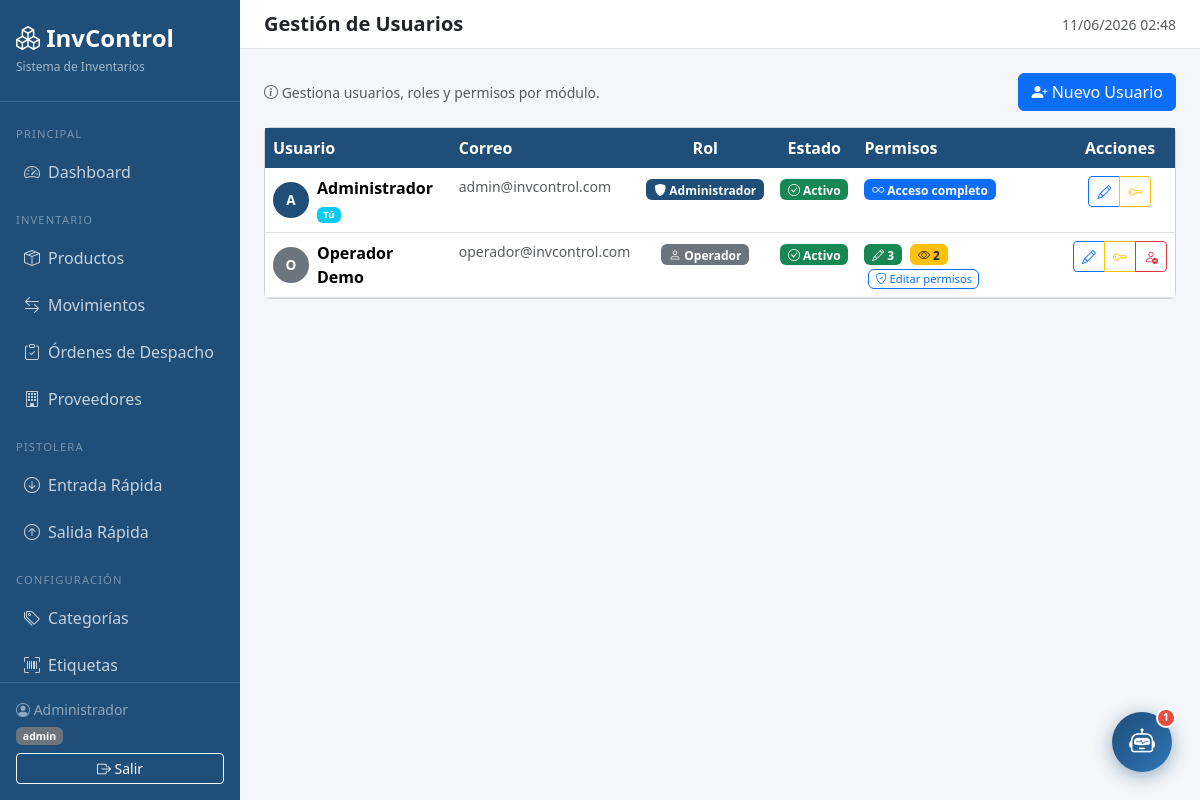
The page /?page=usuarios (signed in) on the database its author committed.
### tables this page shows
CREATE TABLE IF NOT EXISTS usuarios (
    id            INT AUTO_INCREMENT PRIMARY KEY,
    nombre        VARCHAR(100)  NOT NULL,
    email         VARCHAR(150)  NOT NULL UNIQUE,
    password_hash VARCHAR(255)  NOT NULL,
    rol           ENUM('admin','operador') NOT NULL DEFAULT 'operador',
    activo        TINYINT(1)    NOT NULL DEFAULT 1,
    created_at    DATETIME      NOT NULL DEFAULT CURRENT_TIMESTAMP
);

### app/controllers/UsuarioController.php (called while the page is built, shortened)
<?php
class UsuarioController {
    private PDO $db;
    public function __construct() {
        $this->db = Database::getConnection();
    }
    public function handle(string $action, string $rol): void {
        match ($action) {
            'index'          => $this->index(),
            'crear'          => $this->formCrear(),
            'guardar'        => $this->guardar(),
            'editar'         => $this->formEditar(),
            'actualizar'     => $this->actualizar(),
            'password'       => $this->formPassword(),
            'cambiarPassword'=> $this->cambiarPassword(),
            'toggleActivo'   => $this->toggleActivo(),
            'permisos'       => $this->formPermisos(),
            'guardarPermisos'=> $this->guardarPermisos(),
            default          => $this->index(),
        };
    }
    private function index(): void {
        $stmt = $this->db->query("
            SELECT u.id, u.nombre, u.email, u.rol, u.activo, u.created_at
            FROM usuarios u ORDER BY u.nombre
        ");
        $usuarios = $stmt->fetchAll();
        $resumenPermisos = [];
        foreach ($usuarios as $u) {
            if ($u['rol'] === 'admin') {
                $resumenPermisos[$u['id']] = 'Acceso completo';
            } else {
                $perms = Permisos::getDeUsuario($u['id']);
                $activos = array_filter($perms, fn($n) => $n > 0);
                $resumenPermisos[$u['id']] = count($activos) . ' módulo(s) habilitados';
            }
        }
        require_once __DIR__ . '/../views/usuarios/index.php';
    }
}

### index.php (called while the page is built, shortened)
<?php
require_once __DIR__ . '/config/database.php';
require_once __DIR__ . '/app/helpers/Permisos.php';
require_once __DIR__ . '/app/controllers/UsuarioController.php';
$page   = $_GET['page']   ?? 'dashboard';
$action = $_GET['action'] ?? 'index';
$rol = $_SESSION['rol'] ?? 'operador';
match ($page) {
    'dashboard'   => (new AuthController())->dashboard(),
    'productos'   => (new ProductoController())->handle($action, $rol),
    'movimientos' => (new MovimientoController())->handle($action, $rol),
    'categorias'  => (new CategoriaController())->handle($action, $rol),
    'proveedores' => (new ProveedorController())->handle($action, $rol),
    'reportes'    => (new ReporteController())->handle($action, $rol),
    'scanner'     => (new ScannerController())->handle($action, $rol),
    'usuarios'    => (new UsuarioController())->handle($action, $rol),
    'despachos'   => (new DespachoController())->handle($action, $rol),
    default       => (new AuthController())->dashboard(),
};

### app/helpers/Permisos.php (called while the page is built, shortened)
<?php
class Permisos {
    private static ?array $cache = null;
    public static function cargar(): void {
        if (self::$cache !== null) return;
        if (($_SESSION['rol'] ?? '') === 'admin') {
            self::$cache = array_fill_keys(array_keys(self::MODULOS), self::EDITAR);
            return;
        }
        self::$cache = array_fill_keys(array_keys(self::MODULOS), self::SIN_ACCESO);
    }
    public static function nivel(string $modulo): int {
        return self::$cache[$modulo] ?? self::SIN_ACCESO;
    }
    public static function puede(string $modulo, int $nivelRequerido = self::VER): bool {
        return self::nivel($modulo) >= $nivelRequerido;
    }
    public static function puedeEditar(string $modulo): bool {
        return self::puede($modulo, self::EDITAR);
    }
    public static function getDeUsuario(int $usuarioId): array {
        $db   = Database::getConnection();
        $stmt = $db->prepare("SELECT modulo, nivel FROM usuario_permisos WHERE usuario_id = ?");
        $stmt->execute([$usuarioId]);
        $rows = $stmt->fetchAll();
        $permisos = array_fill_keys(array_keys(self::MODULOS), self::SIN_ACCESO);
        foreach ($rows as $row) {
            if (isset($permisos[$row['modulo']])) {
                $permisos[$row['modulo']] = (int)$row['nivel'];
            }
        }
        return $permisos;
    }
}

### config/database.php (called while the page is built, shortened)
<?php
class Database {
    private static ?PDO $instance = null;
    public static function getConnection(): PDO {
        if (self::$instance === null) {
            $dsn = "mysql:host=" . DB_HOST . ";dbname=" . DB_NAME . ";charset=" . DB_CHARSET;
            $options = [
                PDO::ATTR_ERRMODE            => PDO::ERRMODE_EXCEPTION,
                PDO::ATTR_DEFAULT_FETCH_MODE => PDO::FETCH_ASSOC,
                PDO::ATTR_EMULATE_PREPARES   => false,
            ];
            try {
                self::$instance = new PDO($dsn, DB_USER, DB_PASS, $options);
            } catch (PDOException $e) {
                die(json_encode(['error' => 'Error de conexión a la base de datos: ' . $e->getMessage()]));
            }
        }
        return self::$instance;
    }
}

### app/views/usuarios/index.php (the view, shortened to what this page needs)
<?php require_once __DIR__ . '/../layouts/header.php'; ?>
<div class="d-flex justify-content-between align-items-center mb-3">
    <p class="text-muted mb-0 small">
        <i class="bi bi-info-circle"></i>
        Gestiona usuarios, roles y permisos por módulo.
    </p>
    <?php if (Permisos::puedeEditar('usuarios')): ?>
    <a href="<?= APP_URL ?>/?page=usuarios&action=crear" class="btn btn-primary">
        <i class="bi bi-person-plus-fill"></i> Nuevo Usuario
    </a>
    <?php endif; ?>
</div>
<div class="card">
    <div class="card-body p-0">
        <table class="table table-hover mb-0">
            <thead>
                <tr>
                    <th>Usuario</th>
                    <th>Correo</th>
                    <th class="text-center">Rol</th>
                    <th class="text-center">Estado</th>
                    <th>Permisos</th>
                    <th class="text-center">Acciones</th>
                </tr>
            </thead>
            <tbody>
            <?php foreach ($usuarios as $u): ?>
                <tr class="<?= !$u['activo'] ? 'table-secondary text-muted' : '' ?>">
                    <td>
                        <div class="d-flex align-items-center gap-2">
                            <div style="width:36px;height:36px;border-radius:50%;
                                        background:<?= $u['rol']==='admin'?'#1F4E79':'#6c757d' ?>;
                                        display:flex;align-items:center;justify-content:center;
                                        color:#fff;font-weight:700;font-size:.85rem;flex-shrink:0">
                                <?= strtoupper(substr($u['nombre'], 0, 1)) ?>
                            </div>
                            <div>
                                <div class="fw-semibold"><?= htmlspecialchars($u['nombre']) ?></div>
                                <?php if ($u['id'] == $_SESSION['usuario_id']): ?>
                                    <span class="badge bg-info" style="font-size:.6rem">Tú</span>
                                <?php endif; ?>
                            </div>
                        </div>
                    </td>
                    <td class="text-muted small"><?= htmlspecialchars($u['email']) ?></td>
                    <td class="text-center">
                        <?php if ($u['rol'] === 'admin'): ?>
                            <span class="badge" style="background:#1F4E79">
                                <i class="bi bi-shield-fill"></i> Administrador
                            </span>
                        <?php else: ?>
                            <span class="badge bg-secondary">
                                <i class="bi bi-person"></i> Operador
                            </span>
                        <?php endif; ?>
                    </td>
                    <td class="text-center">
                        <?php if ($u['activo']): ?>
                            <span class="badge bg-success">
                                <i class="bi bi-check-circle"></i> Activo
                            </span>
                        <?php else: ?>
                            <span class="badge bg-danger">
                                <i class="bi bi-x-circle"></i> Inactivo
                            </span>
                        <?php endif; ?>
                    </td>
                    <td>
                        <?php if ($u['rol'] === 'admin'): ?>
                            <span class="badge bg-primary">
                                <i class="bi bi-infinity"></i> Acceso completo
                            </span>
                        <?php else: ?>
                            <?php
                            $perms  = Permisos::getDeUsuario($u['id']);
                            $editar = count(array_filter($perms, fn($n) => $n >= 2));
                            $ver    = count(array_filter($perms, fn($n) => $n == 1));
                            ?>
                            <span class="badge bg-success me-1" title="Módulos con edición">
                                <i class="bi bi-pencil"></i> <?= $editar ?>
                            </span>
                            <span class="badge bg-warning text-dark" title="Módulos solo lectura">
                                <i class="bi bi-eye"></i> <?= $ver ?>
                            </span>
                            <a href="<?= APP_URL ?>/?page=usuarios&action=permisos&id=<?= $u['id'] ?>"
                               class="btn btn-xs btn-outline-primary ms-1" style="font-size:.7rem;padding:1px 6px"
                               title="Ver permisos detallados">
                                <i class="bi bi-shield-check"></i> Editar permisos
                            </a>
                        <?php endif; ?>
                    </td>
                    <td class="text-center">
                        <div class="btn-group btn-group-sm">
                            <?php if (Permisos::puedeEditar('usuarios')): ?>
                            <a href="<?= APP_URL ?>/?page=usuarios&action=editar&id=<?= $u['id'] ?>"
                               class="btn btn-outline-primary" title="Editar">
                                <i class="bi bi-pencil"></i>
                            </a>
                            <a href="<?= APP_URL ?>/?page=usuarios&action=password&id=<?= $u['id'] ?>"
                               class="btn btn-outline-warning" title="Cambiar contraseña">
                                <i class="bi bi-key"></i>
                            </a>
                            <?php if ($u['id'] != $_SESSION['usuario_id']): ?>
                            <a href="<?= APP_URL ?>/?page=usuarios&action=toggleActivo&id=<?= $u['id'] ?>"
                               class="btn <?= $u['activo'] ? 'btn-outline-danger' : 'btn-outline-success' ?>"
                               title="<?= $u['activo'] ? 'Desactivar' : 'Activar' ?>"
                               onclick="return confirm('¿<?= $u['activo'] ? 'Desactivar' : 'Activar' ?> este usuario?')">
                                <i class="bi bi-<?= $u['activo'] ? 'person-dash' : 'person-check' ?>"></i>
                            </a>
                            <?php endif; ?>
                            <?php endif; ?>
                        </div>
                    </td>
                </tr>
            <?php endforeach; ?>
            </tbody>
        </table>
    </div>
</div>
<?php require_once __DIR__ . '/../layouts/footer.php'; ?>

### app/views/layouts/header.php (style rules this page uses)
:root { --sidebar-w: 240px; --primary: #1F4E79; --primary-light: #2E75B6; }
body { background: #f4f6f9; font-family: 'Segoe UI', sans-serif; }
.table thead th { background: var(--primary); color: #fff; font-weight: 600; border: none; }

### rows shown on the page
usuarios: nombre "A", nombre "Administrador", shows "Tú", email "admin@invcontrol.com", rol "admin" (drawn), activo 1 (drawn)
usuarios: nombre "O", nombre "Operador Demo", email "operador@invcontrol.com", rol "operador" (drawn), activo 1 (drawn), editar "3", ver "2"

### other values the page prints
$_SESSION['nombre'] "Administrador"
$_SESSION['rol'] "admin"
$pageTitle "Gestión de Usuarios"
